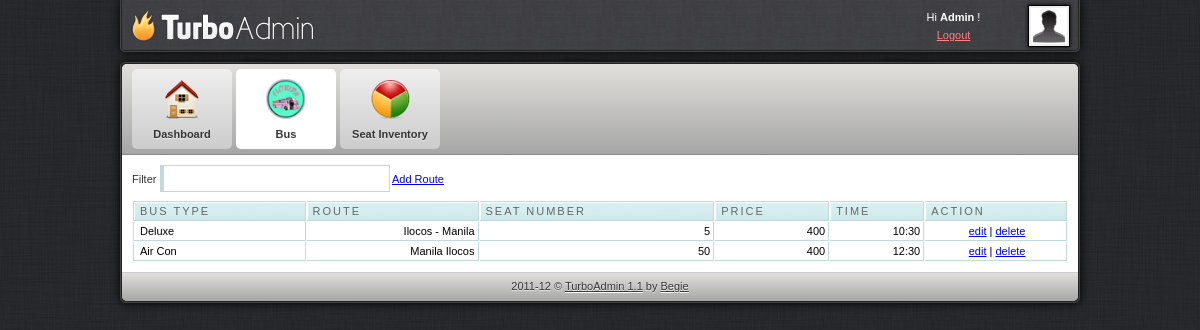
The page /admin/route.php (signed in) on the database its author committed.
### tables this page shows
CREATE TABLE IF NOT EXISTS `route` (
  `id` int(11) NOT NULL AUTO_INCREMENT,
  `route` varchar(300) NOT NULL,
  `price` varchar(30) NOT NULL,
  `numseats` int(30) NOT NULL,
  `type` varchar(300) NOT NULL,
  `time` varchar(100) NOT NULL,
  PRIMARY KEY (`id`)
);

### admin/route.php (the view, shortened to what this page needs)
<html>
<head>
<link href="css/style.css" rel="stylesheet" type="text/css" />
<link rel="stylesheet" href="febe/style.css" type="text/css" media="screen" charset="utf-8">
<link href="src/facebox.css" media="screen" rel="stylesheet" type="text/css" />
</head>
<body>
	<div id="container">
		<div id="adminbar-outer" class="radius-bottom">
			<div id="adminbar" class="radius-bottom">
				<a id="logo" href="dashboard.php"></a>
				<div id="details">
					<a class="avatar" href="javascript: void(0)">
					<img width="36" height="36" alt="avatar" src="img/avatar.jpg">
					</a>
					<div class="tcenter">
					Hi
					<strong>Admin</strong>
					!
					<br>
					<a class="alightred" href="../index.php">Logout</a>
					</div>
				</div>
			</div>
		</div>
		<div id="panel-outer" class="radius" style="opacity: 1;">
			<div id="panel" class="radius">
				<ul class="radius-top clearfix" id="main-menu">
					<li>
						<a href="dashboard.php">
							<img alt="Dashboard" src="img/m-dashboard.png">
							<span>Dashboard</span>
						</a>
					</li>
					<li>
						<a class="active" href="route.php">
							<img alt="Statistics" src="img/m-custom.png">
							<span>Bus</span>
						</a>
					</li>
					<li>
						<a href="setinventory.php">
							<img alt="Statistics" src="img/m-statistics.png">
							<span>Seat Inventory</span>
						</a>
					</li>
				</ul>
				<div id="content" class="clearfix">
					<label for="filter">Filter</label> <input type="text" name="filter" value="" id="filter" />
					<a rel="facebox" href="addroute.php">Add Route</a>
					<table cellpadding="1" cellspacing="1" id="resultTable">
						<thead>
							<tr>
								<th  style="border-left: 1px solid #C1DAD7"> Bus Type </th>
								<th> Route </th>
								<th> Seat Number </th>
								<th> Price </th>
								<th> Time </th>
								<th> Action </th>
							</tr>
						</thead>
						<tbody>
						<?php
							$result = mysql_query("SELECT * FROM route");
							while($row = mysql_fetch_array($result))
								{
									echo '<tr class="record">';
									echo '<td style="border-left: 1px solid #C1DAD7;">'.$row['type'].'</td>';
									echo '<td><div align="right">'.$row['route'].'</div></td>';
									echo '<td><div align="right">'.$row['numseats'].'</div></td>';
									echo '<td><div align="right">'.$row['price'].'</div></td>';
									echo '<td><div align="right">'.$row['time'].'</div></td>';
									echo '<td><div align="center"><a rel="facebox" href="editrutedetails.php?id='.$row['id'].'">edit</a> | <a href="#" id="'.$row['id'].'" class="delbutton" title="Click To Delete">delete</a></div></td>';
									echo '</tr>';
								}
							?>
						</tbody>
					</table>
				</div>
				<div id="footer" class="radius-bottom">
					2011-12 ©
					<a class="afooter-link" href="">TurboAdmin 1.1</a>
					by
					<a class="afooter-link" href="">Begie</a>
				</div>
			</div>
		</div>
	</div>
</body>
</html>

### admin/css/style.css (style rules this page uses)
html, body { background: url("../img/bg.jpg") repeat scroll 0 0 #333333; color: #333333; font-family: Arial,Helvetica,sans-serif; font-size: 11px; line-height: 1.6; margin:0; }
#container { margin: 0 auto; width: 960px; }
#login-container-outer, #container #adminbar-outer, #container #panel-outer { border: 1px solid #444444; box-shadow: 0 0 10px #000000; }
#container #adminbar-outer { background: none repeat scroll 0 0 #403F44; border-top: medium none; margin: 0 0 10px; }
.radius-bottom { border-bottom-left-radius: 5px; border-bottom-right-radius: 5px; }
#login-container, #container #adminbar, #container #panel { border: 1px solid #222222; }
#container #adminbar { background: url("../img/alter-bg.jpg") repeat scroll left top transparent; border-top: medium none; height: 50px; }
.clearfix { clear:both; }
#container #adminbar a#logo { background: url("../img/logo.png") no-repeat scroll left top transparent; display: block; float: left; height: 50px; width: 200px; }
#container #adminbar #details { color: #FFFFFF; float: right; height: 34px; line-height: 18px; padding: 8px; width: 184px; }
#container #adminbar #details a.avatar { background-color: #EEEEEE; border: 1px solid #000000; box-shadow: 0 0 4px #000000; display: block; float: right; height: 36px; margin: -3px 0 0 7px; padding: 2px; width: 36px; }
.tcenter { text-align: center; }
a.alightred { color: #FF8181; }
.radius { border-radius: 5px 5px 5px 5px; }
#container #panel ul#main-menu, #container #panel #footer, #login-extra { background-color: #D5D5D5; background-image: linear-gradient(#E0DFDB, #A6A6A6); }
ul#main-menu { border-bottom: 1px solid #888888; list-style: none outside none; margin: 0; padding: 0 10px; }
.radius-top { border-top-left-radius: 5px; border-top-right-radius: 5px; }
ul#main-menu li { float: left; margin: 5px 4px 5px 0; }
ul#main-menu li a.active { background: none repeat scroll 0 0 #FFFFFF; text-shadow: 0 1px 1px #FFFFFF; }
ul#main-menu li a { background: linear-gradient(#EEEEEE, #CCCCCC) repeat scroll 0 0 #EEEEEE; border-radius: 5px 5px 5px 5px; color: #333333; display: block; font-weight: bold; height: 80px; line-height: 1px; position: relative; text-align: center; text-shadow: 0 1px 1px #EEEEEE; width: 100px; text-decoration:none; }
ul#main-menu li a img { height: 40px; padding: 10px 15px 5px; width: 40px; }
ul#main-menu li a span { display: block; line-height: 20px; padding: 0 0 5px; }
#container #content { padding: 10px; background-color:#ffffff; }
#container #footer { border-top: 1px solid #CCCCCC; color: #333333; margin: 0; padding: 5px; text-align: center; text-shadow: 0 1px 1px #EEEEEE; }
a.afooter-link { color: #333333; text-shadow: 0 1px 1px #FFFFFF; }

### admin/febe/style.css (style rules this page uses)
#resultTable { background-color: white; margin-top: 8px; width: 100%; color:#000000; }
#resultTable th.sortable { background: url("bg_header.jpg") no-repeat scroll 0 0 #CAE8EA; border-bottom: 1px solid #C1DAD7; border-right: 1px solid #C1DAD7; border-top: 1px solid #C1DAD7; color: #4F6B72; font: normal 11px "Trebuchet MS",Verdana,Arial,Helvetica,sans-serif; letter-spacing: 2px; padding: 3px 3px 3px 6px; text-align: left; text-transform: uppercase; color: #666; cursor: pointer; text-decoration: none; }
#resultTable th { background: url("bg_header.jpg") no-repeat scroll 0 0 #CAE8EA; border-bottom: 1px solid #C1DAD7; border-right: 1px solid #C1DAD7; border-top: 1px solid #C1DAD7; color: #4F6B72; font: normal 11px "Trebuchet MS",Verdana,Arial,Helvetica,sans-serif; letter-spacing: 2px; padding: 3px 3px 3px 6px; text-align: left; text-transform: uppercase; color: #666; cursor: pointer; text-decoration: none; }
#resultTable td { border-bottom: 1px solid #C1DAD7; border-right: 1px solid #C1DAD7; padding: 3px 3px 3px 6px; font: normal 11px "Trebuchet MS",Verdana,Arial,Helvetica,sans-serif; }
#resultTable td.odd { font: normal 11px "Trebuchet MS",Verdana,Arial,Helvetica,sans-serif; }
#filter { width: 230px; border: 1px solid #C1DAD7; border-left: 4px solid #C1DAD7; padding:5px; background-image:url('../images/filter.gif'); background-repeat:no-repeat; background-position: 3px 5px; padding-left:20px; }
.clearfix { clear:both; }

### rows shown on the page
route: type "Deluxe", route "Ilocos - Manila", numseats "5", price "400", time "10:30"
route: type "Air Con", route "Manila Ilocos", numseats "50", price "400", time "12:30"
